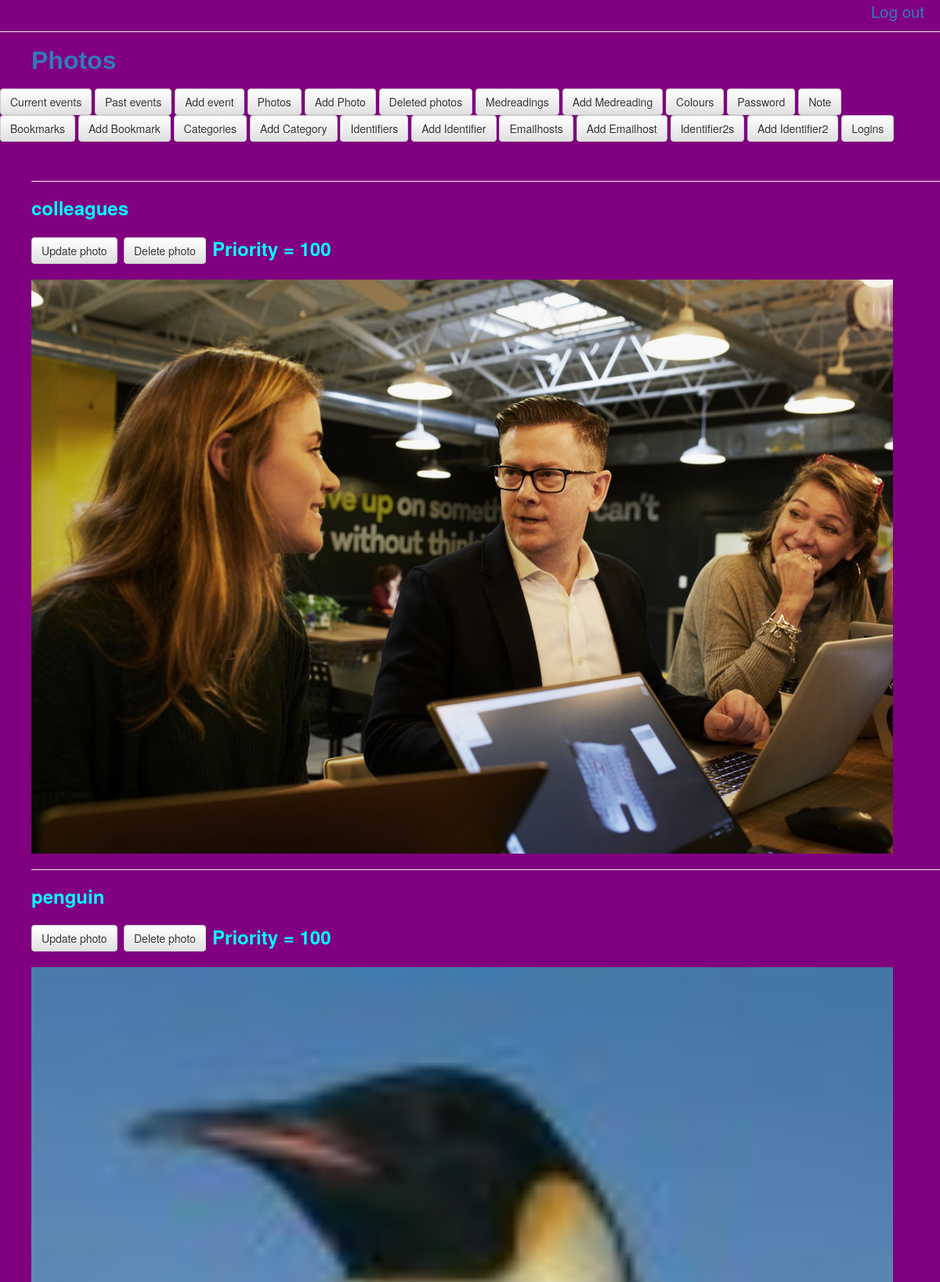
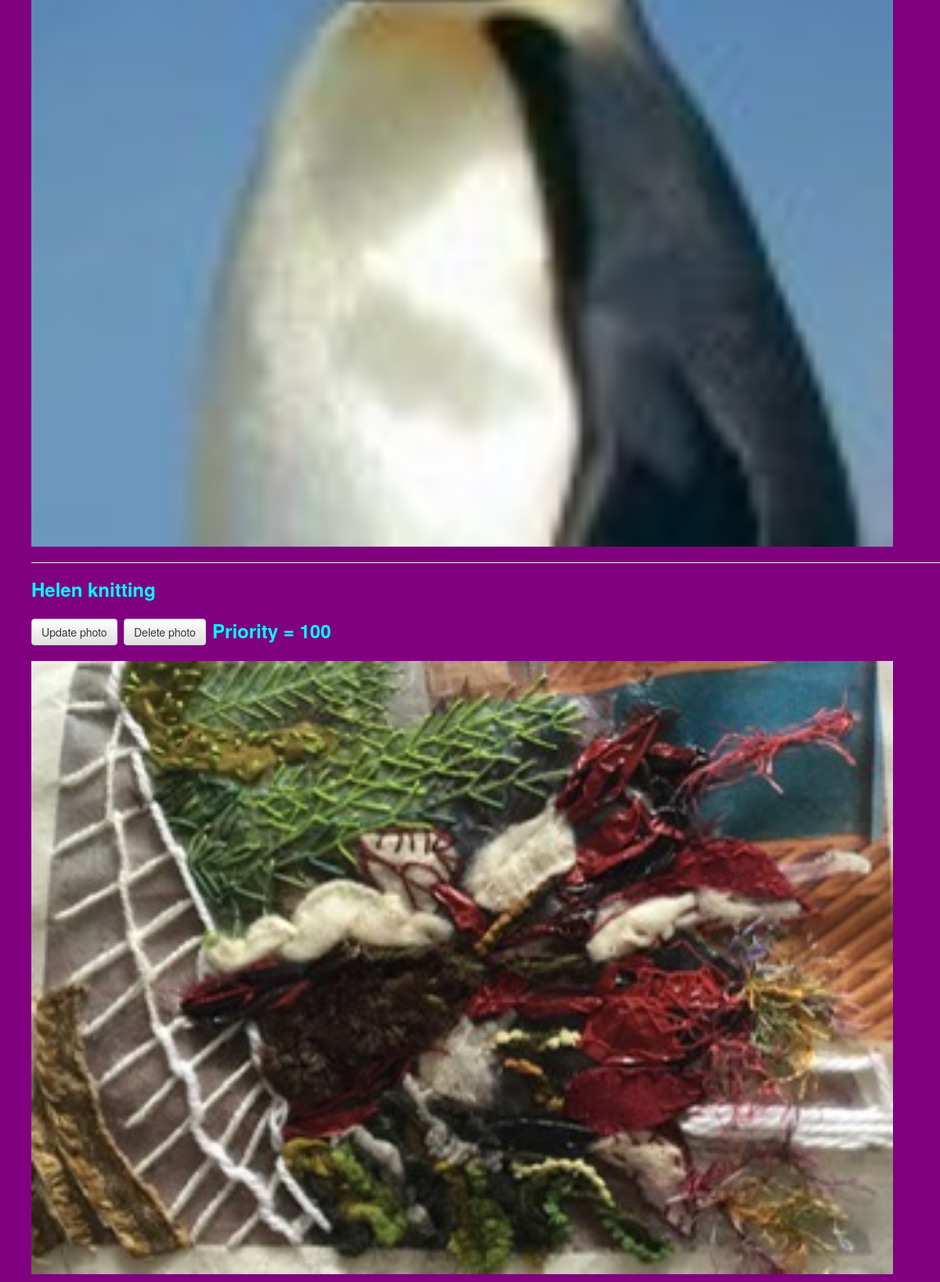
The app's page /photolist (signed in) with its own data (2 pictures, top to bottom).
### mysite/models.py (models this page shows, shortened)
class Photo(models.Model):
  notes                   = models.TextField          (blank=True, null=True)
  priority                = models.IntegerField       (default=100)
  is_live                 = models.BooleanField       (default=True)
  title                   = models.TextField          (blank=True, null=True)
  cover                   = models.ImageField         (upload_to='images/')
  created_date            = models.DateTimeField      (blank=True, null=True, default=timezone.now)

### mysite/views.py (the view)
# urls.py: path('photolist',                           views.photo_list,                                                              name='photolist'),
@login_required
def photo_list(request):
    site                                             =     Site.objects.get()
    photos                                           =     Photo.objects.filter(is_live=True).order_by('-priority','-created_date')
    context                                          =     {'photos': photos, 'liveness': 'live', 'site': site}
    return render                                          (request, 'photo_list.html', context)

### templates/photo_list.html (shortened to what this page needs)
{% extends "base.html" %}
{% block content %}
{% if liveness == 'live' %}
    <h1 class='label'><a>Photos</a></h1>
{% else %}
    <h1 class='label'><a>Deleted photos</a></h1>
{% endif %}
<br><br>
    <p>
<a class="btn btn-default" href="{% url 'eventlist' 'current'  %}" >                                <span>Current events</span></a>
<a class="btn btn-default" href="{% url 'eventlist' 'notcurrent' %}" >                              <span>Past events</span></a>
<a class="btn btn-default" href="{% url 'eventinsertupdate' pk=0 mode='insert' %}" >                <span>Add event</span></a>
<a class="btn btn-default" href="{% url 'photolist'  %}">                                           <span>Photos</span></a>
<a class="btn btn-default" href="{% url 'photoinsert' %}">                                          <span>Add Photo</span></a>
<a class="btn btn-default" href="{% url 'photolistdeleted' %}">                                     <span>Deleted photos</span></a>
<a class="btn btn-default" href="{% url 'medreadinglist'  %}">                                      <span>Medreadings</span></a>
<a class="btn btn-default" href="{% url 'medreadinginsert' %}">                                     <span>Add Medreading</span></a>
<a class="btn btn-default" href="{% url 'siteupdate' pk=site.pk %}">                                <span>Colours</span></a>
<a class="btn btn-default" href="{% url 'password' %}">                                             <span>Password</span></a>
<a class="btn btn-default" href="{% url 'noteupdate' pk=site.pk %}">                                <span>Note</span></a>
<br>
<a class="btn btn-default" href="{% url 'bookmarklist'  %}">                                        <span>Bookmarks</span></a>
<a class="btn btn-default" href="{% url 'bookmarkinsert'%}" >                                       <span>Add Bookmark</span></a>
<a class="btn btn-default" href="{% url 'categorylist'  %}">                                        <span>Categories</span></a>
<a class="btn btn-default" href="{% url 'categoryinsert' %}" >                                      <span>Add Category</span></a>
<a class="btn btn-default" href="{% url 'identifierlist'  %}">                                      <span>Identifiers</span></a>
<a class="btn btn-default" href="{% url 'identifierinsert' %}" >                                    <span>Add Identifier</span></a>
<a class="btn btn-default" href="{% url 'emailhostlist'  %}">                                       <span>Emailhosts</span></a>
<a class="btn btn-default" href="{% url 'emailhostinsert' %}" >                                     <span>Add Emailhost</span></a>
<a class="btn btn-default" href="{% url 'identifier2list'  %}">                                     <span>Identifier2s</span></a>
<a class="btn btn-default" href="{% url 'identifier2insert' %}" >                                   <span>Add Identifier2</span></a>
<a class="btn btn-default" href="{% url 'loginlist'  %}">                                           <span>Logins</span></a>
    </p>
<br>
<ul>
  {% for photo in photos %}
	<hr>
      <h2 class="item"><span class='detail'>{{ photo.title }} </span></h2>
      <h2>
      <a class="btn btn-default"     href="{% url 'photoupdate'      pk=photo.pk                   %}">     <span>Update photo              </span></a>
      {% if liveness == 'live' %}
          <a class="btn btn-default" href="{% url 'photochange'      pk=photo.pk mode='deletetemp' %}">     <span>Delete photo              </span></a>
      {% else %}
          <a class="btn btn-default" href="{% url 'photochange'      pk=photo.pk mode='restore'    %}">     <span>Restore photo             </span></a>
          <a class="btn btn-default" href="{% url 'photodeleteperm'  pk=photo.pk                   %}">     <span>Delete photo permanantly  </span></a>
      {% endif %}
      <span class='detail'>Priority = {{photo.priority}}</span></h2>
<h2>
          <img src="{{ photo.cover.url}}", height="auto", width="1100", alt="{{ photo.title }}">
      	</h2>
  {% endfor %}
</ul>
</body>
{% endblock content %}

### templates/base.html (shortened to what this page needs)
<html>
    <link rel="stylesheet" href="https://maxcdn.bootstrapcdn.com/bootstrap/3.4.0/css/bootstrap.min.css">
    <link rel="stylesheet" href="//maxcdn.bootstrapcdn.com/bootstrap/3.2.0/css/bootstrap-theme.min.css">
</head>
<body>
    {% if logged_in == False %}
        <p class="top-menu"><small><a href="{% url 'login' %}">Log in</a></small></p>
    {% else %}
        <p class="top-menu"><small><a href="{% url 'logout' %}">Log out</a></small></p>
    {% endif %}
      <hr>
      {% block content %}
      {% endblock %}
</body>
</html>

### records on screen
Photo: title "colleagues", priority "100", cover (picture)
Photo: title "penguin", priority "100", cover (picture)
Photo: title "Helen knitting", priority "100", cover (picture)
